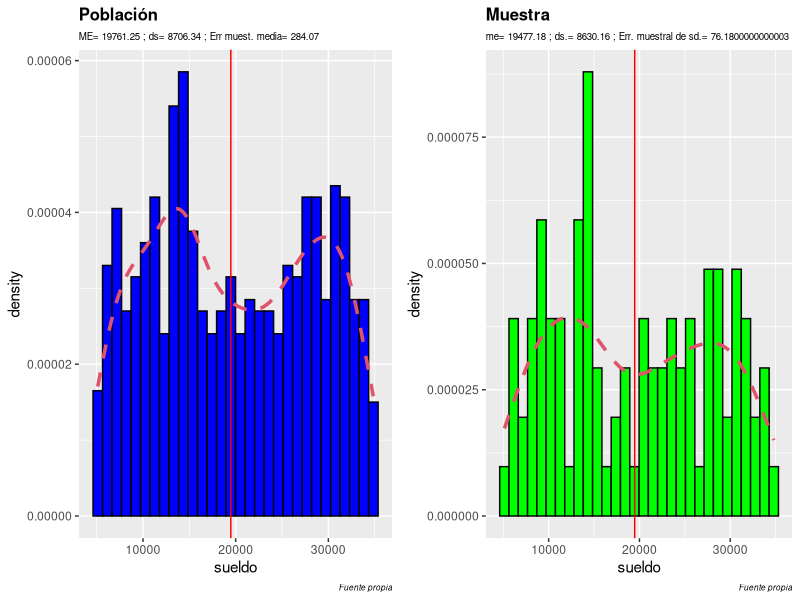
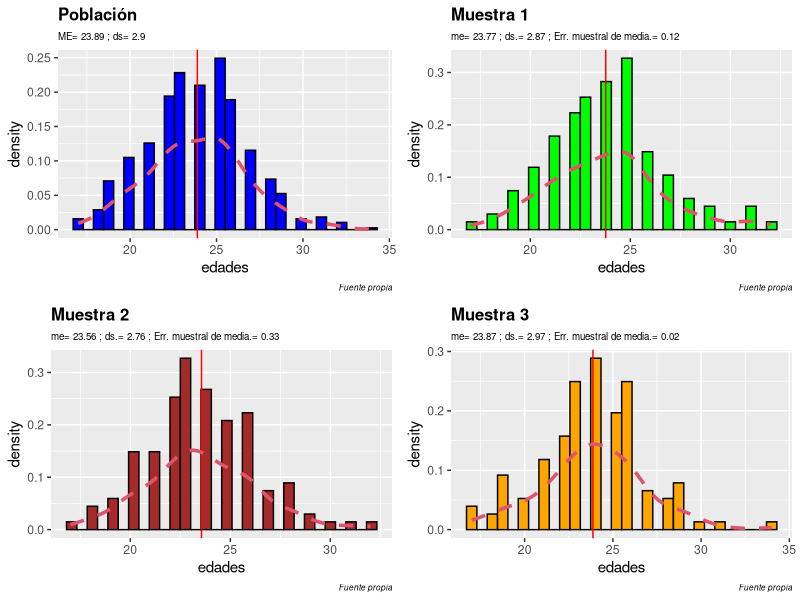

Source code (R) for these figures, in order:
## ---- chunk 1
library(cowplot)
library(ggplot2)
## ---- chunk 2
options(scipen=999)
## ---- chunk 3
set.seed(2022)
## ---- chunk 4
N <- 650 # Cantidad de datos de población
rango <- 5000:35000 # Rango 
n = 100  # Cantidad de datos de muestra
## ---- chunk 5
poblacion <- data.frame(x = 1:N, sueldo=sample(x = rango, size =  N, replace = TRUE))
## ---- chunk 6
head(poblacion, 30)
## ---- chunk 7
tail(poblacion, 30)
## ---- chunk 8
summary(poblacion$sueldo)
## ---- chunk 9
minimo.p <- min(poblacion$sueldo)
maximo.p <- max(poblacion$sueldo)
media.p <- round(mean(poblacion$sueldo),2)
desv.p <- round(sd(poblacion$sueldo),2)
## ---- chunk 10
xs <- sample(x = 1:n, size =  n, replace = FALSE)
muestra <- poblacion[xs,]
## ---- chunk 11
head(muestra, 30)
## ---- chunk 12
tail(muestra, 20)
## ---- chunk 13
summary(muestra)
## ---- chunk 14
summary(muestra$sueldo)
## ---- chunk 15
minimo.m <- min(muestra$sueldo)
maximo.m <- max(muestra$sueldo)
media.m <- round(mean(muestra$sueldo),2)
desv.m <- round(sd(muestra$sueldo),2)
## ---- chunk 16
media.p; media.m
desv.p; desv.m
## ---- chunk 17
dif.media <- media.p - media.m
dif.desv <- desv.p - desv.m
paste("El error muestral con respecto a la media es de: ", dif.media)
paste("El error muestral con respecto a la desviación es de: ", round(dif.desv),4)
## ---- chunk 18
# Histograma con densidad
g1 <- ggplot(poblacion, aes(x = sueldo)) + 
  geom_histogram(aes(y = ..density..),
                 colour = 1, fill = "blue") +
  labs(title = "Población",
      subtitle = paste("ME=", media.p, "; ds=", desv.p,  "; Err muest. media=",dif.media),
              caption = "Fuente propia") +  
  
  geom_vline(xintercept = media.m, col='red') +
  geom_density(lwd = 1.2,
               linetype = 2,
               colour = 2)
g1 <- g1 + theme(
  plot.title = element_text(color = "black", size = 12, face = "bold"),
  plot.subtitle = element_text(color = "black",size=7),
  plot.caption = element_text(color = "black", face = "italic", size=6)
)
g2 <- ggplot(muestra, aes(x = sueldo)) + 
  geom_histogram(aes(y = ..density..),
                 colour = 1, fill = "green") +
    geom_vline(xintercept = media.m, col='red') +
  labs(title = "Muestra",
      subtitle = paste("me=", media.m, "; ds.=", desv.m,  "; Err. muestral de sd.=",dif.desv),
              caption = "Fuente propia") +
  geom_density(lwd = 1.2,
               linetype = 2,
               colour = 2)
g2 <- g2 + theme(
  plot.title = element_text(color = "black", size = 12, face = "bold"),
  plot.subtitle = element_text(color = "black",size=7),
  plot.caption = element_text(color = "black", face = "italic", size=6)
)
plot_grid(g1, g2, nrow = 1, ncol = 2)
## ---- chunk 19
N <- 650
poblacion <- round(rnorm(n = N, mean = 24, sd = 3), 0)
poblacion
## ---- chunk 20
summary(poblacion)
## ---- chunk 21
media.p <- round(mean(poblacion), 2)
media.p
## ---- chunk 22
desv.std.p <- round(sd(poblacion), 2)
desv.std.p
## ---- chunk 23
porcentaje = 0.20
n <- round(N * porcentaje)
m1 <- sample(x = poblacion, size = n, replace = FALSE)
m2 <- sample(x = poblacion, size = n, replace = FALSE)
m3 <- sample(x = poblacion, size = n, replace = FALSE)
             
            
## ---- chunk 24
m1; m2; m3
## ---- chunk 25
media.m1 <- round(mean(m1), 2)
media.m2 <- round(mean(m2), 2)
media.m3 <- round(mean(m3), 2)
media.m1; media.m2; media.m3
## ---- chunk 26
desv.std.m1 <- round(sd(m1), 2)
desv.std.m2 <- round(sd(m2), 2)
desv.std.m3 <- round(sd(m3), 2)
desv.std.m1; desv.std.m2; desv.std.m3
## ---- chunk 27
error.m1 <- round(media.p - media.m1, 2)
error.m2 <- round(media.p - media.m2, 2)
error.m3 <- round(media.p - media.m3, 2)
error.m1; error.m2; error.m3
## ---- chunk 28
error.dsm1 <- round(desv.std.p - desv.std.m1, 4)
error.dsm2 <- round(desv.std.p - desv.std.m2, 4)
error.dsm3 <- round(desv.std.p - desv.std.m3, 4)
error.dsm1; error.dsm2; error.dsm3
## ---- chunk 29
poblacion <- data.frame(edades = poblacion)
muestra1 <- data.frame(edades = m1)
muestra2 <- data.frame(edades = m2)
muestra3 <- data.frame(edades = m3)
## ---- chunk 30
# Histograma con densidad. Población
gp <- ggplot(poblacion, aes(x = edades)) + 
  geom_histogram(aes(y = ..density..),
                 colour = 1, fill = "blue", bins = 30) +
  labs(title = "Población",
      subtitle = paste("ME=", media.p, "; ds=", desv.std.p),
              caption = "Fuente propia") +  
  
  geom_vline(xintercept = media.p, col='red') +
  geom_density(lwd = 1.2,
               linetype = 2,
               colour = 2)
gp <- gp + theme(
  plot.title = element_text(color = "black", size = 12, face = "bold"),
  plot.subtitle = element_text(color = "black",size=7),
  plot.caption = element_text(color = "black", face = "italic", size=6)
)
# Muestra 1
gm1 <- ggplot(muestra1, aes(x = edades)) + 
  geom_histogram(aes(y = ..density..),
                 colour = 1, fill = "green", bins = 30) +
    geom_vline(xintercept = media.m1, col='red') +
  labs(title = "Muestra 1",
      subtitle = paste("me=", media.m1, "; ds.=", desv.std.m1,  "; Err. muestral de media.=",error.m1),
              caption = "Fuente propia") +
  geom_density(lwd = 1.2,
               linetype = 2,
               colour = 2)
gm1 <- gm1 + theme(
  plot.title = element_text(color = "black", size = 12, face = "bold"),
  plot.subtitle = element_text(color = "black",size=7),
  plot.caption = element_text(color = "black", face = "italic", size=6)
)
# Muestra 2
gm2 <- ggplot(muestra2, aes(x = edades)) + 
  geom_histogram(aes(y = ..density..),
                 colour = 1, fill = "brown", bins = 30) +
    geom_vline(xintercept = media.m2, col='red') +
  labs(title = "Muestra 2",
      subtitle = paste("me=", media.m2, "; ds.=", desv.std.m2,  "; Err. muestral de media.=",error.m2),
              caption = "Fuente propia") +
  geom_density(lwd = 1.2,
               linetype = 2,
               colour = 2)
gm2 <- gm2 + theme(
  plot.title = element_text(color = "black", size = 12, face = "bold"),
  plot.subtitle = element_text(color = "black",size=7),
  plot.caption = element_text(color = "black", face = "italic", size=6)
)
# Muestra 3
gm3 <- ggplot(muestra3, aes(x = edades)) + 
  geom_histogram(aes(y = ..density..),
                 colour = 1, fill = "orange", bins = 30) +
    geom_vline(xintercept = media.m3, col='red') +
  labs(title = "Muestra 3",
      subtitle = paste("me=", media.m3, "; ds.=", desv.std.m3,  "; Err. muestral de media.=",error.m3),
              caption = "Fuente propia") +
  geom_density(lwd = 1.2,
               linetype = 2,
               colour = 2)
gm3 <- gm3 + theme(
  plot.title = element_text(color = "black", size = 12, face = "bold"),
  plot.subtitle = element_text(color = "black",size=7),
  plot.caption = element_text(color = "black", face = "italic", size=6)
)
plot_grid(gp, gm1, gm2, gm3, nrow = 2, ncol = 2)
